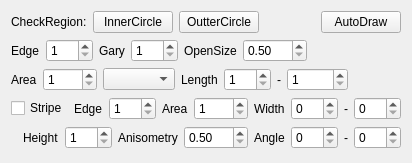
<?xml version="1.0" encoding="UTF-8"?>
<ui version="4.0">
 <class>CDlgBOutReg</class>
 <widget class="CItemDlg" name="CDlgBOutReg">
  <property name="geometry">
   <rect>
    <x>0</x>
    <y>0</y>
    <width>386</width>
    <height>163</height>
   </rect>
  </property>
  <property name="windowTitle">
   <string>Bottom OutterRegion Dialog</string>
  </property>
  <layout class="QVBoxLayout" name="verticalLayout">
   <item>
    <layout class="QHBoxLayout" name="horizontalLayout_4">
     <item>
      <widget class="QLabel" name="label_6">
       <property name="text">
        <string>CheckRegion:</string>
       </property>
      </widget>
     </item>
     <item>
      <widget class="QPushButton" name="btnInCircle">
       <property name="text">
        <string>InnerCircle</string>
       </property>
      </widget>
     </item>
     <item>
      <widget class="QPushButton" name="btnOutCircle">
       <property name="text">
        <string>OutterCircle</string>
       </property>
      </widget>
     </item>
     <item>
      <spacer name="horizontalSpacer_4">
       <property name="orientation">
        <enum>Qt::Horizontal</enum>
       </property>
       <property name="sizeHint" stdset="0">
        <size>
         <width>40</width>
         <height>20</height>
        </size>
       </property>
      </spacer>
     </item>
     <item>
      <widget class="QPushButton" name="btnAutoDraw">
       <property name="text">
        <string>AutoDraw</string>
       </property>
      </widget>
     </item>
    </layout>
   </item>
   <item>
    <layout class="QHBoxLayout" name="horizontalLayout">
     <item>
      <widget class="QLabel" name="labelCondition2">
       <property name="text">
        <string>Edge</string>
       </property>
      </widget>
     </item>
     <item>
      <widget class="QSpinBox" name="spinEdge">
       <property name="contextMenuPolicy">
        <enum>Qt::NoContextMenu</enum>
       </property>
       <property name="minimum">
        <number>1</number>
       </property>
       <property name="maximum">
        <number>255</number>
       </property>
      </widget>
     </item>
     <item>
      <widget class="QLabel" name="labelCondition2_2">
       <property name="text">
        <string>Gary</string>
       </property>
      </widget>
     </item>
     <item>
      <widget class="QSpinBox" name="spinGray">
       <property name="contextMenuPolicy">
        <enum>Qt::NoContextMenu</enum>
       </property>
       <property name="minimum">
        <number>1</number>
       </property>
       <property name="maximum">
        <number>255</number>
       </property>
      </widget>
     </item>
     <item>
      <widget class="QLabel" name="labelCondition2_3">
       <property name="text">
        <string>OpenSize</string>
       </property>
      </widget>
     </item>
     <item>
      <widget class="QDoubleSpinBox" name="spinOpenSize">
       <property name="contextMenuPolicy">
        <enum>Qt::NoContextMenu</enum>
       </property>
       <property name="minimum">
        <double>0.500000000000000</double>
       </property>
       <property name="maximum">
        <double>100.000000000000000</double>
       </property>
       <property name="singleStep">
        <double>0.500000000000000</double>
       </property>
      </widget>
     </item>
     <item>
      <spacer name="horizontalSpacer_9">
       <property name="orientation">
        <enum>Qt::Horizontal</enum>
       </property>
       <property name="sizeHint" stdset="0">
        <size>
         <width>40</width>
         <height>20</height>
        </size>
       </property>
      </spacer>
     </item>
    </layout>
   </item>
   <item>
    <layout class="QHBoxLayout" name="horizontalLayout_2">
     <item>
      <widget class="QLabel" name="label_12">
       <property name="text">
        <string>Area</string>
       </property>
      </widget>
     </item>
     <item>
      <widget class="QSpinBox" name="spinArea">
       <property name="contextMenuPolicy">
        <enum>Qt::NoContextMenu</enum>
       </property>
       <property name="minimum">
        <number>1</number>
       </property>
       <property name="maximum">
        <number>9999</number>
       </property>
      </widget>
     </item>
     <item>
      <widget class="QComboBox" name="comboOperation"/>
     </item>
     <item>
      <widget class="QLabel" name="label_10">
       <property name="text">
        <string>Length</string>
       </property>
      </widget>
     </item>
     <item>
      <widget class="QSpinBox" name="spinLen">
       <property name="contextMenuPolicy">
        <enum>Qt::NoContextMenu</enum>
       </property>
       <property name="minimum">
        <number>1</number>
       </property>
       <property name="maximum">
        <number>999</number>
       </property>
      </widget>
     </item>
     <item>
      <widget class="QLabel" name="label_42">
       <property name="text">
        <string>-</string>
       </property>
       <property name="textFormat">
        <enum>Qt::AutoText</enum>
       </property>
       <property name="alignment">
        <set>Qt::AlignCenter</set>
       </property>
      </widget>
     </item>
     <item>
      <widget class="QSpinBox" name="spinLenMax">
       <property name="contextMenuPolicy">
        <enum>Qt::NoContextMenu</enum>
       </property>
       <property name="minimum">
        <number>1</number>
       </property>
       <property name="maximum">
        <number>99999</number>
       </property>
      </widget>
     </item>
     <item>
      <spacer name="horizontalSpacer_8">
       <property name="orientation">
        <enum>Qt::Horizontal</enum>
       </property>
       <property name="sizeHint" stdset="0">
        <size>
         <width>40</width>
         <height>20</height>
        </size>
       </property>
      </spacer>
     </item>
    </layout>
   </item>
   <item>
    <layout class="QHBoxLayout" name="horizontalLayout_3">
     <item>
      <widget class="QCheckBox" name="checkStripe">
       <property name="text">
        <string>Stripe</string>
       </property>
      </widget>
     </item>
     <item>
      <widget class="QLabel" name="labelCondition2_4">
       <property name="text">
        <string>Edge</string>
       </property>
      </widget>
     </item>
     <item>
      <widget class="QSpinBox" name="spinStripeEdge">
       <property name="contextMenuPolicy">
        <enum>Qt::NoContextMenu</enum>
       </property>
       <property name="minimum">
        <number>1</number>
       </property>
       <property name="maximum">
        <number>255</number>
       </property>
      </widget>
     </item>
     <item>
      <widget class="QLabel" name="label_13">
       <property name="text">
        <string>Area</string>
       </property>
      </widget>
     </item>
     <item>
      <widget class="QSpinBox" name="spinStripeArea">
       <property name="contextMenuPolicy">
        <enum>Qt::NoContextMenu</enum>
       </property>
       <property name="minimum">
        <number>1</number>
       </property>
       <property name="maximum">
        <number>9999</number>
       </property>
      </widget>
     </item>
     <item>
      <widget class="QLabel" name="label_2">
       <property name="text">
        <string>Width</string>
       </property>
      </widget>
     </item>
     <item>
      <widget class="QSpinBox" name="spinStripeWidthL">
       <property name="contextMenuPolicy">
        <enum>Qt::NoContextMenu</enum>
       </property>
       <property name="minimum">
        <number>0</number>
       </property>
       <property name="maximum">
        <number>999</number>
       </property>
      </widget>
     </item>
     <item>
      <widget class="QLabel" name="label_41">
       <property name="text">
        <string>-</string>
       </property>
       <property name="textFormat">
        <enum>Qt::AutoText</enum>
       </property>
       <property name="alignment">
        <set>Qt::AlignCenter</set>
       </property>
      </widget>
     </item>
     <item>
      <widget class="QSpinBox" name="spinStripeWidthH">
       <property name="contextMenuPolicy">
        <enum>Qt::NoContextMenu</enum>
       </property>
       <property name="minimum">
        <number>0</number>
       </property>
       <property name="maximum">
        <number>999</number>
       </property>
      </widget>
     </item>
    </layout>
   </item>
   <item>
    <layout class="QHBoxLayout" name="horizontalLayout_5">
     <item>
      <spacer name="horizontalSpacer_7">
       <property name="orientation">
        <enum>Qt::Horizontal</enum>
       </property>
       <property name="sizeHint" stdset="0">
        <size>
         <width>40</width>
         <height>20</height>
        </size>
       </property>
      </spacer>
     </item>
     <item>
      <widget class="QLabel" name="label_3">
       <property name="text">
        <string>Height</string>
       </property>
      </widget>
     </item>
     <item>
      <widget class="QSpinBox" name="spinStripeHeight">
       <property name="contextMenuPolicy">
        <enum>Qt::NoContextMenu</enum>
       </property>
       <property name="minimum">
        <number>1</number>
       </property>
       <property name="maximum">
        <number>999</number>
       </property>
      </widget>
     </item>
     <item>
      <widget class="QLabel" name="label_4">
       <property name="text">
        <string>Anisometry</string>
       </property>
      </widget>
     </item>
     <item>
      <widget class="QDoubleSpinBox" name="spinStripeAnisometry">
       <property name="contextMenuPolicy">
        <enum>Qt::NoContextMenu</enum>
       </property>
       <property name="minimum">
        <double>0.500000000000000</double>
       </property>
       <property name="maximum">
        <double>100.000000000000000</double>
       </property>
       <property name="singleStep">
        <double>0.500000000000000</double>
       </property>
      </widget>
     </item>
     <item>
      <widget class="QLabel" name="label">
       <property name="text">
        <string>Angle</string>
       </property>
      </widget>
     </item>
     <item>
      <widget class="QSpinBox" name="spinStripeAngleL">
       <property name="contextMenuPolicy">
        <enum>Qt::NoContextMenu</enum>
       </property>
       <property name="minimum">
        <number>0</number>
       </property>
       <property name="maximum">
        <number>180</number>
       </property>
      </widget>
     </item>
     <item>
      <widget class="QLabel" name="label_40">
       <property name="text">
        <string>-</string>
       </property>
       <property name="textFormat">
        <enum>Qt::AutoText</enum>
       </property>
       <property name="alignment">
        <set>Qt::AlignCenter</set>
       </property>
      </widget>
     </item>
     <item>
      <widget class="QSpinBox" name="spinStripeAngleH">
       <property name="contextMenuPolicy">
        <enum>Qt::NoContextMenu</enum>
       </property>
       <property name="minimum">
        <number>0</number>
       </property>
       <property name="maximum">
        <number>180</number>
       </property>
      </widget>
     </item>
    </layout>
   </item>
  </layout>
 </widget>
 <layoutdefault spacing="6" margin="11"/>
 <customwidgets>
  <customwidget>
   <class>CItemDlg</class>
   <extends>QWidget</extends>
   <header>citemdlg.h</header>
   <container>1</container>
  </customwidget>
 </customwidgets>
 <tabstops>
  <tabstop>btnInCircle</tabstop>
  <tabstop>btnOutCircle</tabstop>
  <tabstop>spinEdge</tabstop>
  <tabstop>spinGray</tabstop>
 </tabstops>
 <resources/>
 <connections/>
 <slots>
  <slot>accept()</slot>
  <slot>reject()</slot>
 </slots>
</ui>
